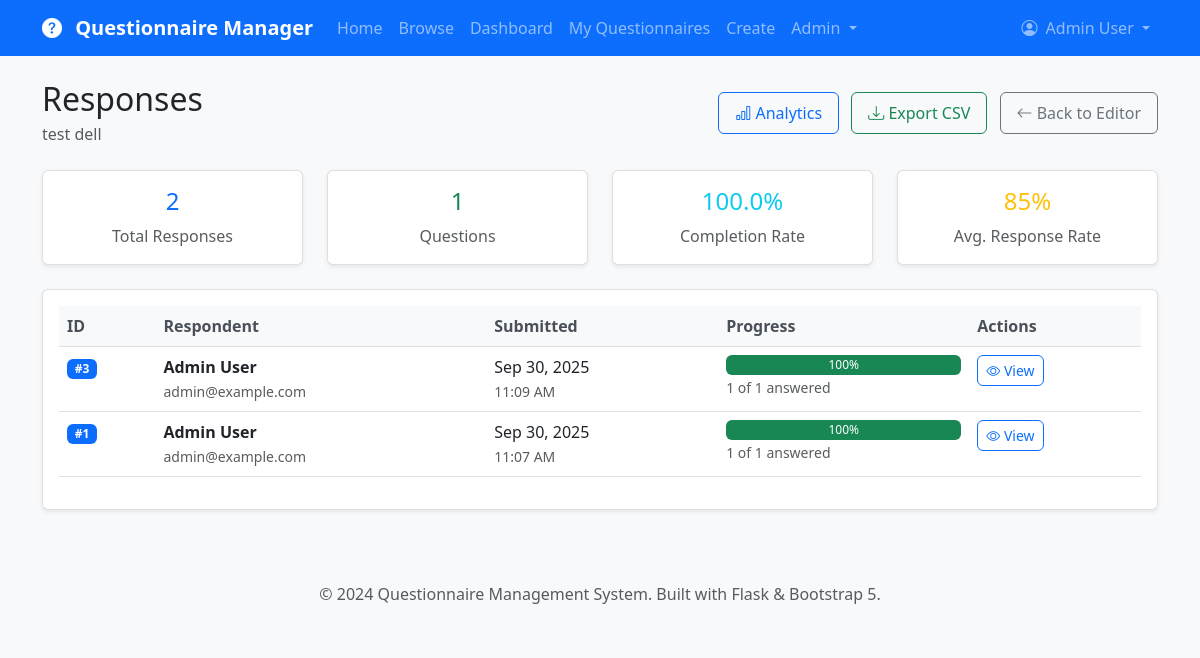
The page /questionnaire/1/responses (signed in) on the database as committed earlier.
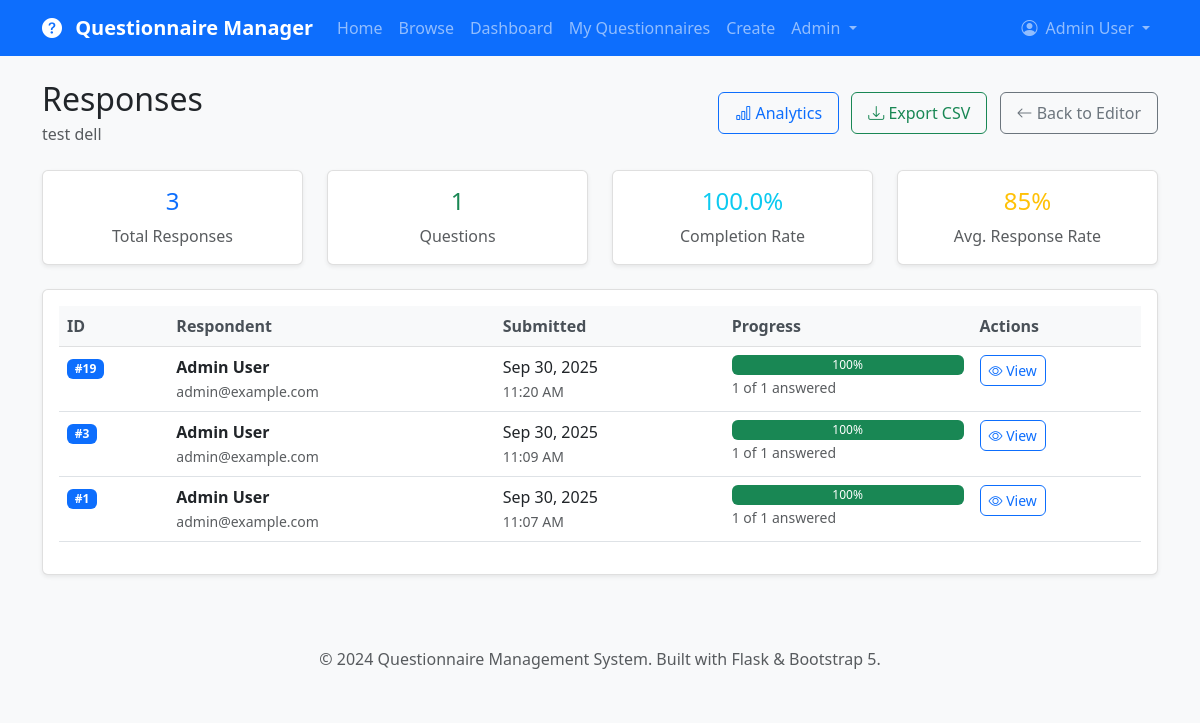
The same page on the database as committed later.
### app/models.py (models this page shows, shortened)
class User(UserMixin, db.Model):
    __tablename__ = 'users'
    id = db.Column(db.Integer, primary_key=True)
    username = db.Column(db.String(64), index=True, unique=True, nullable=False)
    email = db.Column(db.String(120), index=True, unique=True, nullable=False)
    password_hash = db.Column(db.String(128))
    first_name = db.Column(db.String(64))
    last_name = db.Column(db.String(64))
    role = db.Column(db.String(20), default='user')  # user, admin
    is_active = db.Column(db.Boolean, default=True)
    created_at = db.Column(db.DateTime, index=True, default=datetime.utcnow)
    last_login = db.Column(db.DateTime)
    created_questionnaires = db.relationship('Questionnaire', foreign_keys='Questionnaire.creator_id',
                                           backref='creator', lazy='dynamic', cascade='all, delete-orphan')
    responses = db.relationship('Response', backref='user', lazy='dynamic', cascade='all, delete-orphan')
    def get_full_name(self):
        if self.first_name and self.last_name:
            return f"{self.first_name} {self.last_name}"
        return self.username
    def is_admin(self):
        return self.role == 'admin'

class Questionnaire(db.Model):
    __tablename__ = 'questionnaires'
    id = db.Column(db.Integer, primary_key=True)
    title = db.Column(db.String(200), nullable=False)
    description = db.Column(db.Text)
    creator_id = db.Column(db.Integer, db.ForeignKey('users.id'), nullable=False)
    is_active = db.Column(db.Boolean, default=True)
    allow_anonymous = db.Column(db.Boolean, default=False)
    multiple_submissions = db.Column(db.Boolean, default=False)
    created_at = db.Column(db.DateTime, index=True, default=datetime.utcnow)
    updated_at = db.Column(db.DateTime, default=datetime.utcnow, onupdate=datetime.utcnow)
    questions = db.relationship('Question', backref='questionnaire', lazy='dynamic',
                              cascade='all, delete-orphan', order_by='Question.order')
    responses = db.relationship('Response', backref='questionnaire', lazy='dynamic',
                              cascade='all, delete-orphan')
    def get_completion_rate(self):
        total = self.responses.count()
        completed = self.responses.filter_by(is_complete=True).count()
        return (completed / total * 100) if total > 0 else 0
    def get_question_count(self):
        return self.questions.count()

class Response(db.Model):
    __tablename__ = 'responses'
    id = db.Column(db.Integer, primary_key=True)
    questionnaire_id = db.Column(db.Integer, db.ForeignKey('questionnaires.id'), nullable=False)
    user_id = db.Column(db.Integer, db.ForeignKey('users.id'), nullable=True)  # Nullable for anonymous
    session_id = db.Column(db.String(255))  # For anonymous users
    is_complete = db.Column(db.Boolean, default=False)
    submitted_at = db.Column(db.DateTime, index=True, default=datetime.utcnow)
    updated_at = db.Column(db.DateTime, default=datetime.utcnow, onupdate=datetime.utcnow)
    answers = db.relationship('Answer', backref='response', lazy='dynamic', cascade='all, delete-orphan')
    def get_progress_percentage(self):
        total_questions = self.questionnaire.questions.filter_by(is_required=True).count()
        answered_questions = self.answers.join(Question).filter(Question.is_required == True).count()
        return (answered_questions / total_questions * 100) if total_questions > 0 else 0
    def get_respondent_name(self):
        if self.user:
            return self.user.get_full_name()
        return f"Anonymous ({self.session_id[:8]}...)" if self.session_id else "Anonymous"

### app/main/routes.py (the view)
@bp.route('/questionnaire/<int:id>/responses')
@login_required
def questionnaire_responses(id):
    questionnaire = Questionnaire.query.get_or_404(id)
    if questionnaire.creator != current_user and not current_user.is_admin():
        flash('You do not have permission to view responses for this questionnaire.', 'danger')
        return redirect(url_for('main.questionnaires'))
    page = request.args.get('page', 1, type=int)
    responses = questionnaire.responses.filter_by(is_complete=True).order_by(
        desc(Response.submitted_at)
    ).paginate(
        page=page,
        per_page=current_app.config['RESPONSES_PER_PAGE'],
        error_out=False
    )
    return render_template('main/questionnaire_responses.html',
                         title=f'Responses - {questionnaire.title}',
                         questionnaire=questionnaire,
                         responses=responses)

### app/models.py (called while the page is built)
@login_manager.user_loader
def load_user(user_id):
    return User.query.get(int(user_id))

### app/templates/main/questionnaire_responses.html (shortened to what this page needs)
{% extends "base.html" %}
{% block content %}
<div class="d-flex justify-content-between align-items-center mb-4">
    <div>
        <h2 class="mb-1">Responses</h2>
        <p class="text-muted mb-0">{{ questionnaire.title }}</p>
    </div>
    <div>
        <a href="{{ url_for('main.questionnaire_analytics', id=questionnaire.id) }}" class="btn btn-outline-primary me-2">
            <i class="bi bi-bar-chart"></i> Analytics
        </a>
        <a href="{{ url_for('main.export_questionnaire_data', id=questionnaire.id) }}" class="btn btn-outline-success me-2">
            <i class="bi bi-download"></i> Export CSV
        </a>
        <a href="{{ url_for('main.edit_questionnaire', id=questionnaire.id) }}" class="btn btn-outline-secondary">
            <i class="bi bi-arrow-left"></i> Back to Editor
        </a>
    </div>
</div>
<div class="row mb-4">
    <div class="col-md-3">
        <div class="card text-center">
            <div class="card-body">
                <h4 class="text-primary">{{ responses.total }}</h4>
                <p class="card-text text-muted">Total Responses</p>
            </div>
        </div>
    </div>
    <div class="col-md-3">
        <div class="card text-center">
            <div class="card-body">
                <h4 class="text-success">{{ questionnaire.get_question_count() }}</h4>
                <p class="card-text text-muted">Questions</p>
            </div>
        </div>
    </div>
    <div class="col-md-3">
        <div class="card text-center">
            <div class="card-body">
                <h4 class="text-info">{{ "%.1f"|format(questionnaire.get_completion_rate()) }}%</h4>
                <p class="card-text text-muted">Completion Rate</p>
            </div>
        </div>
    </div>
    <div class="col-md-3">
        <div class="card text-center">
            <div class="card-body">
                <h4 class="text-warning">
                    {% if responses.total > 0 %}
                        85%
                    {% else %}
                        0%
                    {% endif %}
                </h4>
                <p class="card-text text-muted">Avg. Response Rate</p>
            </div>
        </div>
    </div>
</div>
<div class="card">
    <div class="card-body">
        {% if responses.items %}
            <div class="table-responsive">
                <table class="table table-hover">
                    <thead class="table-light">
                        <tr>
                            <th>ID</th>
                            <th>Respondent</th>
                            <th>Submitted</th>
                            <th>Progress</th>
                            <th>Actions</th>
                        </tr>
                    </thead>
                    <tbody>
                        {% for response in responses.items %}
                            <tr>
                                <td>
                                    <span class="badge bg-primary">#{{ response.id }}</span>
                                </td>
                                <td>
                                    <div>
                                        <strong>{{ response.get_respondent_name() }}</strong>
                                        {% if response.user %}
                                            <br><small class="text-muted">{{ response.user.email }}</small>
                                        {% endif %}
                                    </div>
                                </td>
                                <td>
                                    <div>
                                        {{ response.submitted_at.strftime('%b %d, %Y') }}
                                        <br><small class="text-muted">{{ response.submitted_at.strftime('%I:%M %p') }}</small>
                                    </div>
                                </td>
                                <td>
                                    {% set progress = response.get_progress_percentage() %}
                                    <div class="progress" style="height: 20px;">
                                        <div class="progress-bar bg-success"
                                             style="width: {{ progress }}%">
                                            {{ "%.0f"|format(progress) }}%
                                        </div>
                                    </div>
                                    <small class="text-muted">
                                        {{ response.answers.count() }} of {{ questionnaire.get_question_count() }} answered
                                    </small>
                                </td>
                                <td>
                                    <button class="btn btn-outline-primary btn-sm"
                                            onclick="viewResponse({{ response.id }})">
                                        <i class="bi bi-eye"></i> View
                                    </button>
                                </td>
                            </tr>
                        {% endfor %}
                    </tbody>
                </table>
            </div>
        {% endif %}
    </div>
</div>
{% endblock %}

### app/templates/base.html (shortened to what this page needs)
<!DOCTYPE html>
<html lang="en">
<head>
    <link href="https://cdn.jsdelivr.net/npm/bootstrap@5.3.0/dist/css/bootstrap.min.css" rel="stylesheet">
    <link rel="stylesheet" href="https://cdn.jsdelivr.net/npm/bootstrap-icons@1.10.0/font/bootstrap-icons.css">
    <link href="{{ url_for('static', filename='css/custom.css') }}" rel="stylesheet">
</head>
<body>
    <nav class="navbar navbar-expand-lg navbar-dark bg-primary">
        <div class="container">
            <a class="navbar-brand" href="{{ url_for('main.index') }}">
                <i class="bi bi-question-circle-fill me-2"></i>
                Questionnaire Manager
            </a>
            <div class="collapse navbar-collapse" id="navbarNav">
                <ul class="navbar-nav me-auto">
                    <li class="nav-item">
                        <a class="nav-link" href="{{ url_for('main.index') }}">Home</a>
                    </li>
                    <li class="nav-item">
                        <a class="nav-link" href="{{ url_for('main.questionnaires') }}">Browse</a>
                    </li>
                    {% if current_user.is_authenticated %}
                        <li class="nav-item">
                            <a class="nav-link" href="{{ url_for('main.dashboard') }}">Dashboard</a>
                        </li>
                        <li class="nav-item">
                            <a class="nav-link" href="{{ url_for('main.my_questionnaires') }}">My Questionnaires</a>
                        </li>
                        <li class="nav-item">
                            <a class="nav-link" href="{{ url_for('main.create_questionnaire') }}">Create</a>
                        </li>
                        {% if current_user.is_admin() %}
                            <li class="nav-item dropdown">
                                <a class="nav-link dropdown-toggle" href="#" role="button" data-bs-toggle="dropdown">
                                    Admin
                                </a>
                            </li>
                        {% endif %}
                    {% endif %}
                </ul>
                <ul class="navbar-nav">
                    {% if current_user.is_authenticated %}
                        <li class="nav-item dropdown">
                            <a class="nav-link dropdown-toggle" href="#" role="button" data-bs-toggle="dropdown">
                                <i class="bi bi-person-circle me-1"></i>
                                {{ current_user.get_full_name() }}
                            </a>
                        </li>
                    {% endif %}
                </ul>
            </div>
        </div>
    </nav>
    <main class="container mt-4">
        {% block content %}{% endblock %}
    </main>
    <footer class="bg-light text-center py-4 mt-5">
        <div class="container">
            <p class="text-muted mb-0">
                &copy; 2024 Questionnaire Management System.
                Built with Flask & Bootstrap 5.
            </p>
        </div>
    </footer>
</body>
</html>

### app/static/css/custom.css (style rules this page uses)
:root { --primary-color: #0d6efd; --secondary-color: #6c757d; --success-color: #198754; --danger-color: #dc3545; --warning-color: #ffc107; --info-color: #0dcaf0; }
body { font-family: 'Segoe UI', Tahoma, Geneva, Verdana, sans-serif; background-color: #f8f9fa; }
.navbar-brand { font-weight: 600; }
.card { box-shadow: 0 0.125rem 0.25rem rgba(0, 0, 0, 0.075); border: 1px solid rgba(0, 0, 0, 0.125); transition: box-shadow 0.15s ease-in-out; }
.progress { height: 0.5rem; }
.btn { border-radius: 0.375rem; font-weight: 500; padding: 0.5rem 1rem; transition: all 0.15s ease-in-out; }
.btn-sm { padding: 0.25rem 0.5rem; font-size: 0.875rem; }
.table { background-color: white; }
.table th { background-color: #f8f9fa; border-top: none; font-weight: 600; color: #495057; }

Rows that differ between the two databases and show on the page:
added Response: id "19", get_respondent_name "Admin User", user.email "admin@example.com", submitted_at "Sep 30, 2025", submitted_at "11:20 AM", {{ progress }} 100.0 (drawn), progress "100", answers.count "1", get_question_count "1"
Other text that changed with them:
{{ responses.total }}: "2" → "3"
